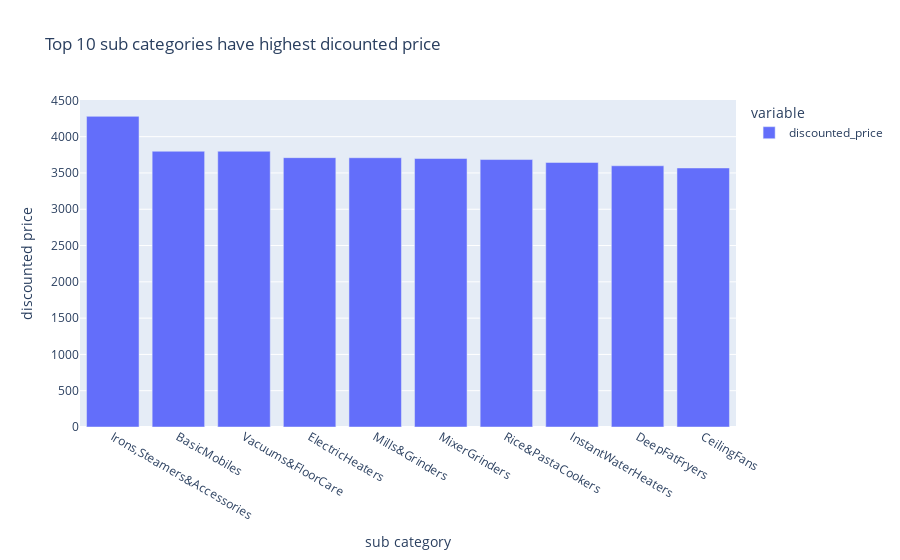

Source (notebook cell):
### Markdown cell above
###### top 10 sub categories have highest dicounted price

### Code cell
fig = px.bar(df['discounted_price'].groupby(df['sub category']).max().nlargest(10),
            title="Top 10 sub categories have highest dicounted price ")
fig.update_layout(yaxis_title='discounted price')

### Figure 1 — Plotly figure (JSON) as saved in the notebook; plotly's stock layout.template omitted (floating-point values rounded to 4 significant figures)
{"data": [{"alignmentgroup": "True", "hovertemplate": "variable=discounted_price<br>sub category=%{x}<br>value=%{y}<extra></extra>", "legendgroup": "discounted_price", "marker": {"color": "#636efa", "pattern": {"shape": ""}}, "name": "discounted_price", "offsetgroup": "discounted_price", "orientation": "v", "showlegend": true, "textposition": "auto", "type": "bar", "x": ["Irons,Steamers&Accessories", "BasicMobiles", "Vacuums&FloorCare", "ElectricHeaters", "Mills&Grinders", "MixerGrinders", "Rice&PastaCookers", "InstantWaterHeaters", "DeepFatFryers", "CeilingFans"], "xaxis": "x", "y": [4280, 3799, 3799, 3711, 3710, 3699, 3685, 3645, 3599, 3569], "yaxis": "y"}], "layout": {"barmode": "relative", "legend": {"title": {"text": "variable"}, "tracegroupgap": 0}, "title": {"text": "Top 10 sub categories have highest dicounted price "}, "xaxis": {"anchor": "y", "domain": [0, 1], "title": {"text": "sub category"}}, "yaxis": {"anchor": "x", "domain": [0, 1], "title": {"text": "discounted price"}}}}
